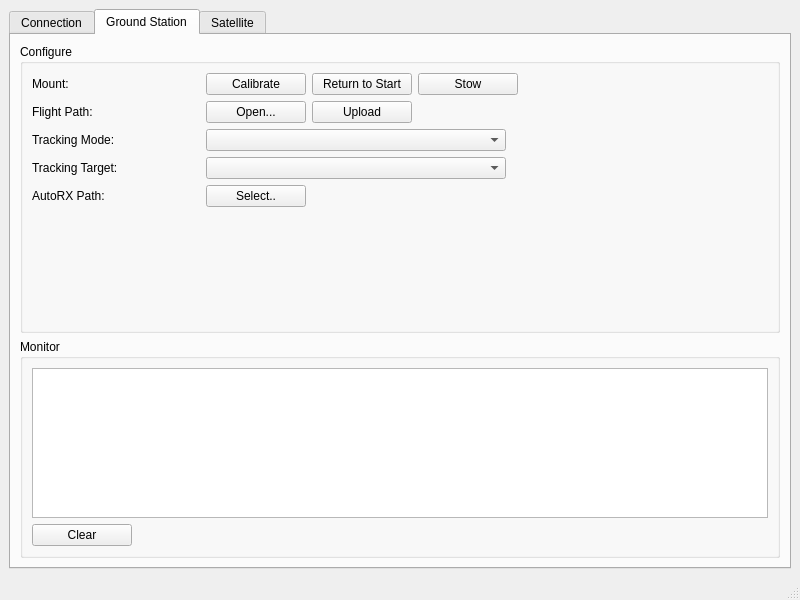
<?xml version="1.0" encoding="UTF-8"?>
<ui version="4.0">
 <class>MainWindow</class>
 <widget class="QMainWindow" name="MainWindow">
  <property name="geometry">
   <rect>
    <x>0</x>
    <y>0</y>
    <width>800</width>
    <height>600</height>
   </rect>
  </property>
  <property name="windowTitle">
   <string>MainWindow</string>
  </property>
  <widget class="QWidget" name="centralwidget">
   <layout class="QHBoxLayout" name="horizontalLayout">
    <item>
     <widget class="QTabWidget" name="tabWidget">
      <property name="currentIndex">
       <number>1</number>
      </property>
      <widget class="QWidget" name="connectionTab">
       <attribute name="title">
        <string>Connection</string>
       </attribute>
       <layout class="QVBoxLayout" name="verticalLayout_2">
        <item>
         <widget class="QGroupBox" name="serialGroup">
          <property name="title">
           <string>Serial</string>
          </property>
          <layout class="QVBoxLayout" name="verticalLayout_3">
           <item>
            <layout class="QHBoxLayout" name="horizontalLayout_5">
             <item>
              <widget class="QLabel" name="label">
               <property name="text">
                <string>Port Name:</string>
               </property>
              </widget>
             </item>
             <item>
              <widget class="QComboBox" name="portNameCombo">
               <property name="minimumSize">
                <size>
                 <width>0</width>
                 <height>0</height>
                </size>
               </property>
               <property name="maximumSize">
                <size>
                 <width>300</width>
                 <height>16777215</height>
                </size>
               </property>
              </widget>
             </item>
            </layout>
           </item>
           <item>
            <layout class="QHBoxLayout" name="horizontalLayout_2">
             <item>
              <widget class="QLabel" name="baudRateLabel">
               <property name="text">
                <string>Baud Rate:</string>
               </property>
               <property name="alignment">
                <set>Qt::AlignLeading|Qt::AlignLeft|Qt::AlignVCenter</set>
               </property>
              </widget>
             </item>
             <item>
              <widget class="QLineEdit" name="baudRateEdit">
               <property name="maximumSize">
                <size>
                 <width>300</width>
                 <height>16777215</height>
                </size>
               </property>
              </widget>
             </item>
            </layout>
           </item>
           <item>
            <layout class="QHBoxLayout" name="horizontalLayout_7">
             <item>
              <widget class="QLabel" name="label_2">
               <property name="text">
                <string>Data Bits:</string>
               </property>
              </widget>
             </item>
             <item>
              <widget class="QComboBox" name="dataBitsCombo">
               <property name="maximumSize">
                <size>
                 <width>300</width>
                 <height>16777215</height>
                </size>
               </property>
              </widget>
             </item>
            </layout>
           </item>
           <item>
            <layout class="QHBoxLayout" name="horizontalLayout_3">
             <item>
              <widget class="QLabel" name="stopBitsLabel">
               <property name="text">
                <string>Stop Bits:</string>
               </property>
              </widget>
             </item>
             <item>
              <widget class="QComboBox" name="stopBitsCombo">
               <property name="maximumSize">
                <size>
                 <width>300</width>
                 <height>16777215</height>
                </size>
               </property>
              </widget>
             </item>
            </layout>
           </item>
           <item>
            <spacer name="verticalSpacer">
             <property name="orientation">
              <enum>Qt::Vertical</enum>
             </property>
             <property name="sizeHint" stdset="0">
              <size>
               <width>20</width>
               <height>40</height>
              </size>
             </property>
            </spacer>
           </item>
           <item>
            <layout class="QHBoxLayout" name="horizontalLayout_4">
             <item>
              <widget class="QPushButton" name="serialConnectionButton">
               <property name="minimumSize">
                <size>
                 <width>100</width>
                 <height>0</height>
                </size>
               </property>
               <property name="maximumSize">
                <size>
                 <width>16777215</width>
                 <height>16777215</height>
                </size>
               </property>
               <property name="layoutDirection">
                <enum>Qt::LeftToRight</enum>
               </property>
               <property name="text">
                <string>Connect</string>
               </property>
              </widget>
             </item>
             <item>
              <spacer name="horizontalSpacer">
               <property name="orientation">
                <enum>Qt::Horizontal</enum>
               </property>
               <property name="sizeHint" stdset="0">
                <size>
                 <width>40</width>
                 <height>20</height>
                </size>
               </property>
              </spacer>
             </item>
            </layout>
           </item>
          </layout>
         </widget>
        </item>
        <item>
         <widget class="QGroupBox" name="statusGroup">
          <property name="minimumSize">
           <size>
            <width>0</width>
            <height>100</height>
           </size>
          </property>
          <property name="maximumSize">
           <size>
            <width>16777215</width>
            <height>100</height>
           </size>
          </property>
          <property name="title">
           <string>Status</string>
          </property>
          <layout class="QVBoxLayout" name="verticalLayout_4">
           <item>
            <widget class="QLabel" name="statusLabel">
             <property name="text">
              <string>Not Connected</string>
             </property>
            </widget>
           </item>
          </layout>
         </widget>
        </item>
       </layout>
      </widget>
      <widget class="QWidget" name="groundStationTab">
       <attribute name="title">
        <string>Ground Station</string>
       </attribute>
       <layout class="QVBoxLayout" name="verticalLayout">
        <item>
         <widget class="QGroupBox" name="upload">
          <property name="title">
           <string>Configure</string>
          </property>
          <layout class="QVBoxLayout" name="verticalLayout_5">
           <item>
            <layout class="QGridLayout" name="gridLayout">
             <item row="0" column="0">
              <widget class="QLabel" name="label_5">
               <property name="text">
                <string>Mount:</string>
               </property>
              </widget>
             </item>
             <item row="0" column="2">
              <layout class="QHBoxLayout" name="horizontalLayout_14">
               <item>
                <widget class="QPushButton" name="pushButton">
                 <property name="minimumSize">
                  <size>
                   <width>100</width>
                   <height>0</height>
                  </size>
                 </property>
                 <property name="maximumSize">
                  <size>
                   <width>150</width>
                   <height>16777215</height>
                  </size>
                 </property>
                 <property name="text">
                  <string>Calibrate</string>
                 </property>
                </widget>
               </item>
               <item>
                <widget class="QPushButton" name="pushButton_2">
                 <property name="minimumSize">
                  <size>
                   <width>100</width>
                   <height>0</height>
                  </size>
                 </property>
                 <property name="maximumSize">
                  <size>
                   <width>150</width>
                   <height>16777215</height>
                  </size>
                 </property>
                 <property name="text">
                  <string>Return to Start</string>
                 </property>
                </widget>
               </item>
               <item>
                <widget class="QPushButton" name="pushButton_3">
                 <property name="minimumSize">
                  <size>
                   <width>100</width>
                   <height>0</height>
                  </size>
                 </property>
                 <property name="maximumSize">
                  <size>
                   <width>150</width>
                   <height>16777215</height>
                  </size>
                 </property>
                 <property name="text">
                  <string>Stow</string>
                 </property>
                </widget>
               </item>
               <item>
                <spacer name="horizontalSpacer_5">
                 <property name="orientation">
                  <enum>Qt::Horizontal</enum>
                 </property>
                 <property name="sizeHint" stdset="0">
                  <size>
                   <width>40</width>
                   <height>20</height>
                  </size>
                 </property>
                </spacer>
               </item>
              </layout>
             </item>
             <item row="6" column="0">
              <widget class="QLabel" name="label_7">
               <property name="text">
                <string>AutoRX Path:</string>
               </property>
              </widget>
             </item>
             <item row="3" column="0">
              <widget class="QLabel" name="label_3">
               <property name="text">
                <string>Tracking Mode:</string>
               </property>
              </widget>
             </item>
             <item row="5" column="0">
              <widget class="QLabel" name="label_6">
               <property name="text">
                <string>Tracking Target:</string>
               </property>
              </widget>
             </item>
             <item row="1" column="2">
              <layout class="QHBoxLayout" name="horizontalLayout_13">
               <item>
                <widget class="QPushButton" name="flightPathFileButton">
                 <property name="minimumSize">
                  <size>
                   <width>100</width>
                   <height>1</height>
                  </size>
                 </property>
                 <property name="maximumSize">
                  <size>
                   <width>16777215</width>
                   <height>16777215</height>
                  </size>
                 </property>
                 <property name="text">
                  <string>Open...</string>
                 </property>
                </widget>
               </item>
               <item>
                <widget class="QPushButton" name="groundStationUploadButton">
                 <property name="minimumSize">
                  <size>
                   <width>100</width>
                   <height>0</height>
                  </size>
                 </property>
                 <property name="text">
                  <string>Upload</string>
                 </property>
                </widget>
               </item>
               <item>
                <widget class="QLabel" name="flightPathFileLabel">
                 <property name="sizePolicy">
                  <sizepolicy hsizetype="Preferred" vsizetype="Preferred">
                   <horstretch>1</horstretch>
                   <verstretch>0</verstretch>
                  </sizepolicy>
                 </property>
                 <property name="minimumSize">
                  <size>
                   <width>350</width>
                   <height>0</height>
                  </size>
                 </property>
                 <property name="maximumSize">
                  <size>
                   <width>500</width>
                   <height>16777215</height>
                  </size>
                 </property>
                 <property name="frameShape">
                  <enum>QFrame::NoFrame</enum>
                 </property>
                 <property name="text">
                  <string>&lt;No file selected&gt;</string>
                 </property>
                </widget>
               </item>
              </layout>
             </item>
             <item row="1" column="0">
              <widget class="QLabel" name="label_4">
               <property name="text">
                <string>Flight Path:</string>
               </property>
              </widget>
             </item>
             <item row="5" column="2">
              <widget class="QComboBox" name="trackTargetCombo">
               <property name="maximumSize">
                <size>
                 <width>300</width>
                 <height>16777215</height>
                </size>
               </property>
              </widget>
             </item>
             <item row="3" column="1">
              <spacer name="horizontalSpacer_3">
               <property name="orientation">
                <enum>Qt::Horizontal</enum>
               </property>
               <property name="sizeHint" stdset="0">
                <size>
                 <width>40</width>
                 <height>20</height>
                </size>
               </property>
              </spacer>
             </item>
             <item row="3" column="2">
              <widget class="QComboBox" name="trackModeCombo">
               <property name="minimumSize">
                <size>
                 <width>100</width>
                 <height>0</height>
                </size>
               </property>
               <property name="maximumSize">
                <size>
                 <width>300</width>
                 <height>16777215</height>
                </size>
               </property>
               <property name="currentText">
                <string/>
               </property>
              </widget>
             </item>
             <item row="6" column="2">
              <layout class="QHBoxLayout" name="horizontalLayout_8">
               <item>
                <widget class="QPushButton" name="pushButton_4">
                 <property name="maximumSize">
                  <size>
                   <width>100</width>
                   <height>16777215</height>
                  </size>
                 </property>
                 <property name="text">
                  <string>Select..</string>
                 </property>
                </widget>
               </item>
               <item>
                <widget class="QLabel" name="autoRXPathLabel">
                 <property name="text">
                  <string>&lt;No folder selected&gt;</string>
                 </property>
                </widget>
               </item>
              </layout>
             </item>
            </layout>
           </item>
           <item>
            <spacer name="verticalSpacer_2">
             <property name="orientation">
              <enum>Qt::Vertical</enum>
             </property>
             <property name="sizeHint" stdset="0">
              <size>
               <width>20</width>
               <height>40</height>
              </size>
             </property>
            </spacer>
           </item>
           <item>
            <layout class="QHBoxLayout" name="horizontalLayout_9">
             <item>
              <spacer name="horizontalSpacer_2">
               <property name="orientation">
                <enum>Qt::Horizontal</enum>
               </property>
               <property name="sizeHint" stdset="0">
                <size>
                 <width>40</width>
                 <height>20</height>
                </size>
               </property>
              </spacer>
             </item>
             <item>
              <widget class="QLabel" name="groundStationUploadStatusLabel">
               <property name="text">
                <string/>
               </property>
              </widget>
             </item>
            </layout>
           </item>
          </layout>
         </widget>
        </item>
        <item>
         <widget class="QGroupBox" name="groupBox">
          <property name="minimumSize">
           <size>
            <width>0</width>
            <height>100</height>
           </size>
          </property>
          <property name="title">
           <string>Monitor</string>
          </property>
          <layout class="QVBoxLayout" name="verticalLayout_6">
           <item>
            <widget class="QTextBrowser" name="serialMonitor">
             <property name="sizePolicy">
              <sizepolicy hsizetype="Minimum" vsizetype="Fixed">
               <horstretch>0</horstretch>
               <verstretch>0</verstretch>
              </sizepolicy>
             </property>
             <property name="maximumSize">
              <size>
               <width>16777215</width>
               <height>150</height>
              </size>
             </property>
            </widget>
           </item>
           <item>
            <layout class="QHBoxLayout" name="horizontalLayout_6">
             <item>
              <widget class="QPushButton" name="Clear">
               <property name="minimumSize">
                <size>
                 <width>100</width>
                 <height>0</height>
                </size>
               </property>
               <property name="text">
                <string>Clear</string>
               </property>
              </widget>
             </item>
             <item>
              <spacer name="horizontalSpacer_4">
               <property name="orientation">
                <enum>Qt::Horizontal</enum>
               </property>
               <property name="sizeHint" stdset="0">
                <size>
                 <width>40</width>
                 <height>20</height>
                </size>
               </property>
              </spacer>
             </item>
            </layout>
           </item>
          </layout>
         </widget>
        </item>
       </layout>
      </widget>
      <widget class="QWidget" name="satelliteTab">
       <attribute name="title">
        <string>Satellite</string>
       </attribute>
      </widget>
     </widget>
    </item>
   </layout>
  </widget>
  <widget class="QMenuBar" name="menubar">
   <property name="geometry">
    <rect>
     <x>0</x>
     <y>0</y>
     <width>800</width>
     <height>20</height>
    </rect>
   </property>
  </widget>
  <widget class="QStatusBar" name="statusbar"/>
 </widget>
 <resources/>
 <connections>
  <connection>
   <sender>flightPathFileButton</sender>
   <signal>clicked()</signal>
   <receiver>MainWindow</receiver>
   <slot>selectFlightPathFile()</slot>
   <hints>
    <hint type="sourcelabel">
     <x>283</x>
     <y>150</y>
    </hint>
    <hint type="destinationlabel">
     <x>796</x>
     <y>37</y>
    </hint>
   </hints>
  </connection>
  <connection>
   <sender>upload</sender>
   <signal>clicked()</signal>
   <receiver>MainWindow</receiver>
   <slot>uploadData()</slot>
   <hints>
    <hint type="sourcelabel">
     <x>91</x>
     <y>328</y>
    </hint>
    <hint type="destinationlabel">
     <x>-3</x>
     <y>554</y>
    </hint>
   </hints>
  </connection>
  <connection>
   <sender>trackModeCombo</sender>
   <signal>currentIndexChanged(int)</signal>
   <receiver>MainWindow</receiver>
   <slot>setTrackMode()</slot>
   <hints>
    <hint type="sourcelabel">
     <x>502</x>
     <y>180</y>
    </hint>
    <hint type="destinationlabel">
     <x>798</x>
     <y>87</y>
    </hint>
   </hints>
  </connection>
  <connection>
   <sender>serialConnectionButton</sender>
   <signal>clicked()</signal>
   <receiver>MainWindow</receiver>
   <slot>toggleSerialPortConnection()</slot>
   <hints>
    <hint type="sourcelabel">
     <x>99</x>
     <y>438</y>
    </hint>
    <hint type="destinationlabel">
     <x>-3</x>
     <y>433</y>
    </hint>
   </hints>
  </connection>
  <connection>
   <sender>Clear</sender>
   <signal>clicked()</signal>
   <receiver>serialMonitor</receiver>
   <slot>clear()</slot>
   <hints>
    <hint type="sourcelabel">
     <x>76</x>
     <y>535</y>
    </hint>
    <hint type="destinationlabel">
     <x>231</x>
     <y>459</y>
    </hint>
   </hints>
  </connection>
  <connection>
   <sender>pushButton</sender>
   <signal>clicked()</signal>
   <receiver>MainWindow</receiver>
   <slot>calibrate()</slot>
   <hints>
    <hint type="sourcelabel">
     <x>283</x>
     <y>119</y>
    </hint>
    <hint type="destinationlabel">
     <x>3</x>
     <y>168</y>
    </hint>
   </hints>
  </connection>
  <connection>
   <sender>pushButton_2</sender>
   <signal>clicked()</signal>
   <receiver>MainWindow</receiver>
   <slot>returnToStart()</slot>
   <hints>
    <hint type="sourcelabel">
     <x>395</x>
     <y>119</y>
    </hint>
    <hint type="destinationlabel">
     <x>3</x>
     <y>219</y>
    </hint>
   </hints>
  </connection>
  <connection>
   <sender>pushButton_3</sender>
   <signal>clicked()</signal>
   <receiver>MainWindow</receiver>
   <slot>returnToStow()</slot>
   <hints>
    <hint type="sourcelabel">
     <x>512</x>
     <y>119</y>
    </hint>
    <hint type="destinationlabel">
     <x>0</x>
     <y>285</y>
    </hint>
   </hints>
  </connection>
  <connection>
   <sender>groundStationUploadButton</sender>
   <signal>clicked()</signal>
   <receiver>MainWindow</receiver>
   <slot>uploadData()</slot>
   <hints>
    <hint type="sourcelabel">
     <x>405</x>
     <y>150</y>
    </hint>
    <hint type="destinationlabel">
     <x>10</x>
     <y>576</y>
    </hint>
   </hints>
  </connection>
  <connection>
   <sender>trackTargetCombo</sender>
   <signal>currentIndexChanged(QString)</signal>
   <receiver>MainWindow</receiver>
   <slot>setTrackTarget()</slot>
   <hints>
    <hint type="sourcelabel">
     <x>308</x>
     <y>203</y>
    </hint>
    <hint type="destinationlabel">
     <x>-4</x>
     <y>262</y>
    </hint>
   </hints>
  </connection>
  <connection>
   <sender>trackTargetCombo</sender>
   <signal>currentIndexChanged(int)</signal>
   <receiver>MainWindow</receiver>
   <slot>setTrackTarget()</slot>
   <hints>
    <hint type="sourcelabel">
     <x>334</x>
     <y>190</y>
    </hint>
    <hint type="destinationlabel">
     <x>1</x>
     <y>201</y>
    </hint>
   </hints>
  </connection>
  <connection>
   <sender>pushButton_4</sender>
   <signal>clicked()</signal>
   <receiver>MainWindow</receiver>
   <slot>setAutoRXPath()</slot>
   <hints>
    <hint type="sourcelabel">
     <x>247</x>
     <y>234</y>
    </hint>
    <hint type="destinationlabel">
     <x>2</x>
     <y>330</y>
    </hint>
   </hints>
  </connection>
 </connections>
 <slots>
  <slot>selectFlightPathFile()</slot>
  <slot>openSerialPort()</slot>
  <slot>uploadData()</slot>
  <slot>closeSerialPort()</slot>
  <slot>setTrackMode()</slot>
  <slot>toggleSerialPortConnection()</slot>
  <slot>calibrate()</slot>
  <slot>returnToStart()</slot>
  <slot>returnToStow()</slot>
  <slot>setTrackTarget()</slot>
  <slot>setAutoRXPath()</slot>
 </slots>
</ui>
